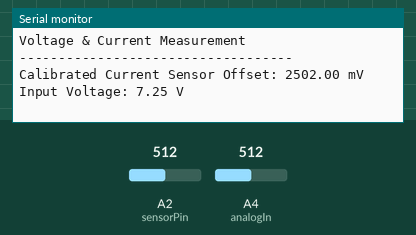
Simulated run of this sketch. Board: Arduino Uno, built with avr-gcc and run on an emulated ATmega328P. On the bench: the last lines printed to the serial monitor. Inputs (shaded band) come from the test bench; at power-on: A2 (sensorPin) = 512, A4 (analogIn) = 512.

Above: at 2.3 s.
2.4 s: A2 (sensorPin) set to 716
At 3.9 s:
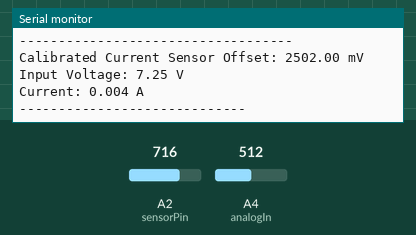
8.0 s: A4 (analogIn) set to 716
At 8.6 s:
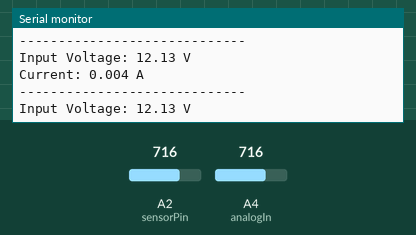
9.5 s: A2 (sensorPin) set to 900
At 10.9 s:
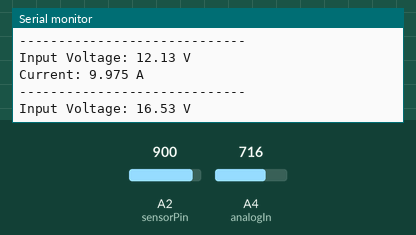
11.0 s: A4 (analogIn) set to 900
At 13.27 s:
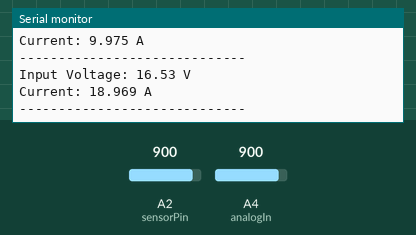
Timing chart, 0 to 13.5 s (numbered marks = the images above; inputs shaded):
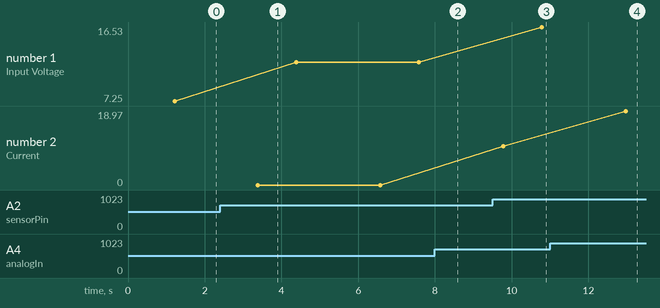

Measured:
- after the input at 9.5 s, the serial monitor: prints a new line after 1.3 s (image 3)
- after the input at 11.0 s, the serial monitor: prints a new line after 2.0 s (image 4)
- plotted number 1: 7.25 → 12.13 after the input at 2.4 s, 12.13 → 16.53 after the input at 9.5 s
- plotted number 2: 9.97 → 18.97 after the input at 11.0 s

The sketch:

Dc_Voltage_Current_Measurement.ino
```cpp
// -------------------------
// Voltage Measurement Setup
// -------------------------
int sensorPin = A2;              // Voltage divider input pin
float voltageRatio = 5.0;        // Voltage divider ratio

// -------------------------
// Current Measurement Setup
// -------------------------
const int analogIn = A4;         // ACS712 output pin
const float mVperAmp = 100.0;    // Sensitivity for ACS712-20A
const int numReadings = 1000;    // Number of samples for averaging
float ACSoffset = 2500.0;        // Zero-current offset (auto-calibrated)

// -------------------------
// Setup
// -------------------------
void setup() {
  Serial.begin(9600);

  // Start messages
  Serial.println("Voltage & Current Measurement");
  Serial.println("-----------------------------------");

  // Auto-calibrate ACS712 offset
  long sum = 0;
  for (int i = 0; i < numReadings; i++) {
    int rawValue = analogRead(analogIn);
    float sensorVoltage = (rawValue * 5000.0) / 1023.0;
    sum += sensorVoltage;
    delay(1);
  }
  ACSoffset = sum / numReadings;  // Save zero-current offset

  Serial.print("Calibrated Current Sensor Offset: ");
  Serial.print(ACSoffset, 2);
  Serial.println(" mV");
  Serial.println();
}

// -------------------------
// Loop
// -------------------------
void loop() {
  // -------------------------
  // Voltage Measurement
  // -------------------------
  int analogValue = analogRead(sensorPin);
  float analogVoltage = (float)analogValue * (4.9 / 1024.0);
  float inputVoltage = analogVoltage * voltageRatio;

  Serial.print("Input Voltage: ");
  Serial.print(inputVoltage-5.0, 2);
  Serial.println(" V");

  delay(1000);  // Small gap before current measurement

  // -------------------------
  // Current Measurement
  // -------------------------
  double sumAmps = 0.0;

  for (int i = 0; i < numReadings; i++) {
    int rawValue = analogRead(analogIn);
    float sensorVoltage = (rawValue * 5000.0) / 1023.0;
    float amps = (sensorVoltage - ACSoffset) / mVperAmp;
    sumAmps += amps;
    delay(1);
  }

  double avgAmps = sumAmps / numReadings;

  Serial.print("Current: ");
  Serial.print(avgAmps, 3);
  Serial.println(" A");

  Serial.println("-----------------------------");
  delay(1000);  // Wait before next cycle
}
```
